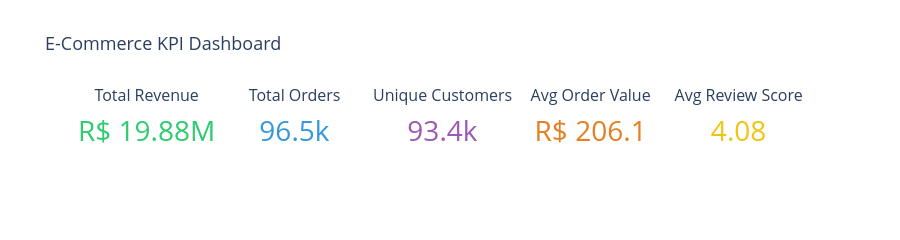

The notebook cell saved with this chart:
### Markdown cell above
### C.1 KPI Summary Cards

### Code cell
total_revenue = master["payment_value"].sum()
total_orders = master["order_id"].nunique()
unique_customers = master["customer_unique_id"].nunique()
avg_order_value = total_revenue / total_orders
avg_review = master["review_score"].mean()

fig = go.Figure()

kpis = [
    ("Total Revenue", f"R$ {total_revenue:,.0f}", "#2ecc71"),
    ("Total Orders", f"{total_orders:,}", "#3498db"),
    ("Unique Customers", f"{unique_customers:,}", "#9b59b6"),
    ("Avg Order Value", f"R$ {avg_order_value:,.2f}", "#e67e22"),
    ("Avg Review Score", f"{avg_review:.2f} / 5", "#f1c40f"),
]

for i, (title, value, color) in enumerate(kpis):
    fig.add_trace(go.Indicator(
        mode="number",
        value=float(value.replace("R$ ", "").replace(",", "").split("/")[0].strip()) if i != 4 else avg_review,
        title={"text": title, "font": {"size": 16}},
        number={"prefix": "R$ " if i in [0, 3] else "", "font": {"size": 28, "color": color}},
        domain={"x": [i * 0.2, (i + 1) * 0.2 - 0.02], "y": [0, 1]},
    ))

fig.update_layout(
    title="E-Commerce KPI Dashboard",
    title_font_size=18,
    height=200,
    paper_bgcolor="white",
)
fig.show()

### Figure 1 — Plotly figure (JSON) as saved in the notebook; plotly's stock layout.template omitted (floating-point values rounded to 4 significant figures)
{"data": [{"domain": {"x": [0, 0.18], "y": [0, 1]}, "mode": "number", "number": {"font": {"color": "#2ecc71", "size": 28}, "prefix": "R$ "}, "title": {"font": {"size": 16}, "text": "Total Revenue"}, "type": "indicator", "value": 19881945}, {"domain": {"x": [0.2, 0.38], "y": [0, 1]}, "mode": "number", "number": {"font": {"color": "#3498db", "size": 28}, "prefix": ""}, "title": {"font": {"size": 16}, "text": "Total Orders"}, "type": "indicator", "value": 96477}, {"domain": {"x": [0.4, 0.58], "y": [0, 1]}, "mode": "number", "number": {"font": {"color": "#9b59b6", "size": 28}, "prefix": ""}, "title": {"font": {"size": 16}, "text": "Unique Customers"}, "type": "indicator", "value": 93357}, {"domain": {"x": [0.6, 0.78], "y": [0, 1]}, "mode": "number", "number": {"font": {"color": "#e67e22", "size": 28}, "prefix": "R$ "}, "title": {"font": {"size": 16}, "text": "Avg Order Value"}, "type": "indicator", "value": 206.1}, {"domain": {"x": [0.8, 0.98], "y": [0, 1]}, "mode": "number", "number": {"font": {"color": "#f1c40f", "size": 28}, "prefix": ""}, "title": {"font": {"size": 16}, "text": "Avg Review Score"}, "type": "indicator", "value": 4.081}], "layout": {"height": 200, "paper_bgcolor": "white", "title": {"font": {"size": 18}, "text": "E-Commerce KPI Dashboard"}}}
